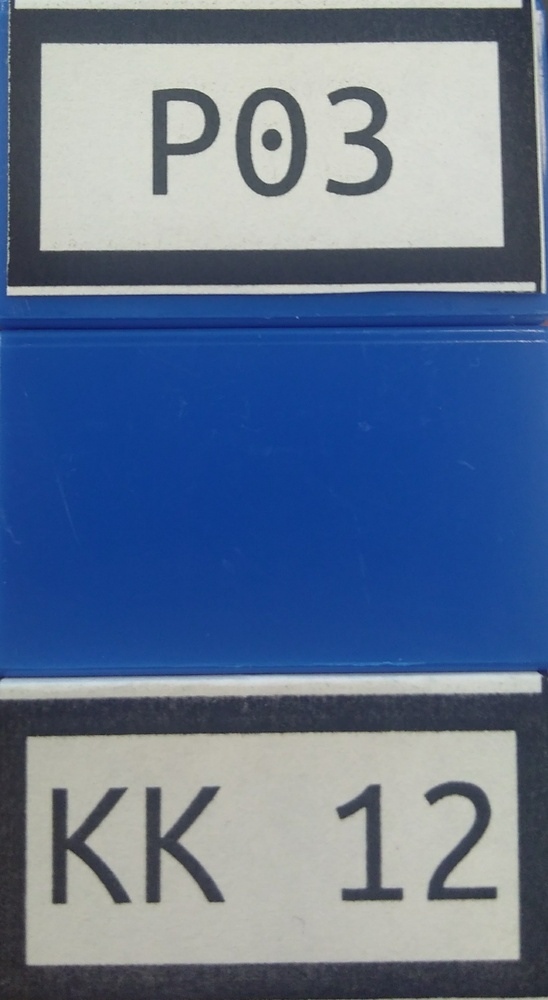
#> input picture Competition/PlateRecognition/IsolatingPlates/dev_images/blue_crop.jpg, 548 x 1000 px, shrunk from 1299 x 2371 before the run
$ python -i plate_isolator_colour.py   (imports and definitions only)
#> lines starting #> are read from the running program, lines starting #| are printed output that depends on the picture; after the words box and inside, x2 and y2 are one past the last pixel; in counts of white or black regions, pixels touching at a corner belong together
#!/usr/bin/env python3

import cv2
import numpy as np


class PlateIsolatorColour:
    """
    The goal of this module is to pick out parking
    1. will pull out cars by colour

    Input: a clean image of the plates
           Random, likely terrible images picked up from Anki camera

    Resources:
    https://www.pyimagesearch.com/2014/08/04/opencv-python-color-detection/
    """

    def __init__(self, colour_bounds=None):
        """
        Sets up our sift recognition based off of our pattern
        """
        # in order HSB, green, blue, yellow
        if colour_bounds is None:
            self.colour_bounds = [
                ([50, 0, 0], [80, 240, 240]),
                ([90, 0, 0], [130, 240, 240]),
                ([0, 0, 0], [60, 255, 255])
            ]
        else:
            self.colour_bounds = colour_bounds

    def detectCar(self, img, duration=1000):
        bound_num = 0

        hsb = cv2.cvtColor(img, cv2.COLOR_BGR2HSV)

        for (lower, upper) in self.colour_bounds:
            # create numpy arrays from colour boundaries
            lower = np.array(lower, dtype="uint8")
            upper = np.array(upper, dtype="uint8")

            # find colours in the range, apply mask
            if (bound_num == 0):
                title = "green"
            elif (bound_num == 1):
                title = "blue"
            else:
                title = "yellow"

            bound_num += 1

            mask = cv2.inRange(hsb, lower, upper)
            print(mask)
            output = cv2.bitwise_and(img, img, mask=mask)
            cv2.imshow(title, np.hstack([img, output]))
            cv2.waitKey(duration)

    def undistort(self, img):
        mtx = np.load("mtx.npy")
        dist = np.load("dist.npy")

        h, w = img.shape[:2]
        newcameramtx, roi = cv2.getOptimalNewCameraMatrix(
            mtx, dist, (w, h), 1, (w, h))

        # undistort
        dst = cv2.undistort(img, mtx, dist, None, newcameramtx)

        # crop the image
        x, y, w, h = roi
        dst = dst[y:y+h, x:x+w]
        return dst

>>> import cv2
>>> picture = cv2.imread('dev_images/blue_crop.jpg')
#> picture is the input picture: shape (1000, 548, 3); mean B, G, R 145.7, 116.9, 97.9
>>> result = PlateIsolatorColour().detectCar(picture)
#> in detectCar, `hsb = cv2.cvtColor(img, cv2.COLOR_BGR2HSV)`: hsb: shape (1000, 548, 3); mean H, S, V 82.9, 98.2, 148.9
#> the loop in detectCar, `for (lower, upper) in self.colour_bounds:` made 3 passes
#> (printed output is left out)
#> pass 1, in detectCar, `mask = cv2.inRange(hsb, lower, upper)`:
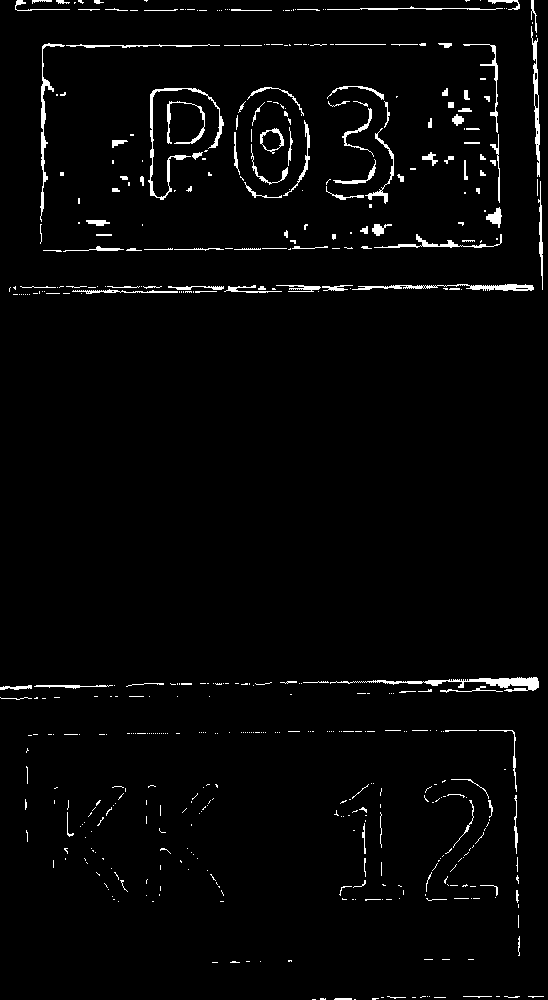
#> mask: shape (1000, 548); 2.5% white; 509 white regions (378 under 20 px), largest, box (x1, y1, x2, y2) and area: (330, 677, 539, 692) 913, (148, 88, 224, 200) 786, (352, 284, 534, 291) 592
#> pass 1, in detectCar, `output = cv2.bitwise_and(img, img, mask=mask)`:
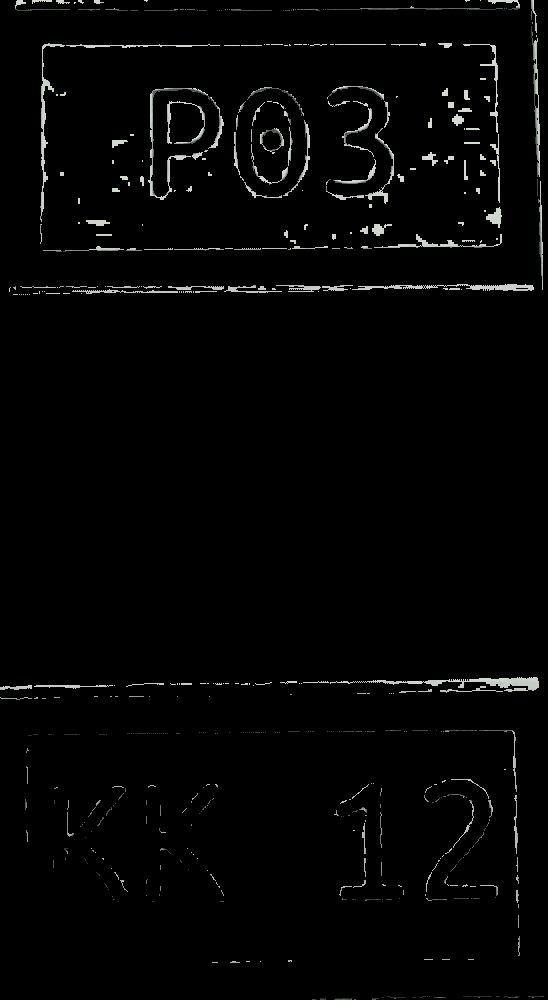
#> output: shape (1000, 548, 3); mean B, G, R 4.5, 4.6, 4.5
#> pass 1, in detectCar, `cv2.imshow(title, np.hstack([img, output]))`:
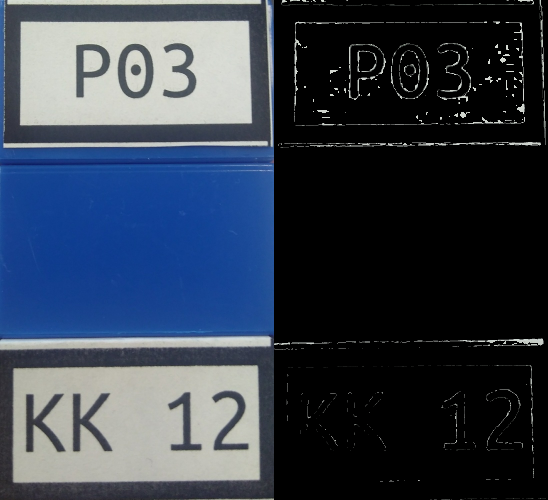
#> window 'green': shape (1000, 1096, 3) (shown at 1/2 size); mean B, G, R 75.1, 60.7, 51.2
#> pass 2, in detectCar, `mask = cv2.inRange(hsb, lower, upper)`:
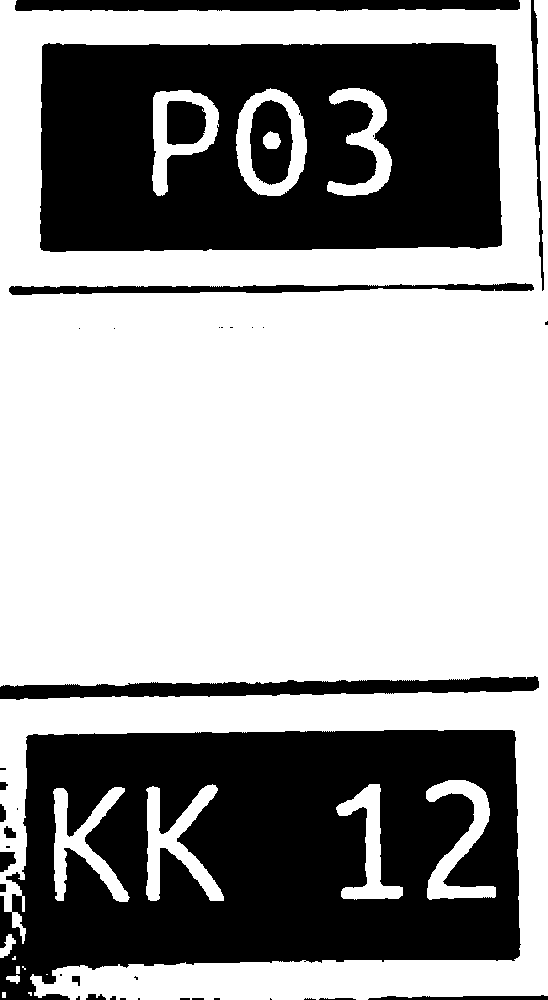
#> mask: shape (1000, 548); 62.2% white; 40 black regions (20 under 20 px), largest, box (x1, y1, x2, y2) and area: (0, 730, 521, 1000) 103744, (40, 43, 502, 252) 80878, (0, 676, 539, 700) 7003
#> after the loop in detectCar, `for (lower, upper) in self.colour_bounds:`: bound_num = 3

$ run again, on Competition/PlateRecognition/IsolatingPlates/dev_images/blue_nocrop.jpg
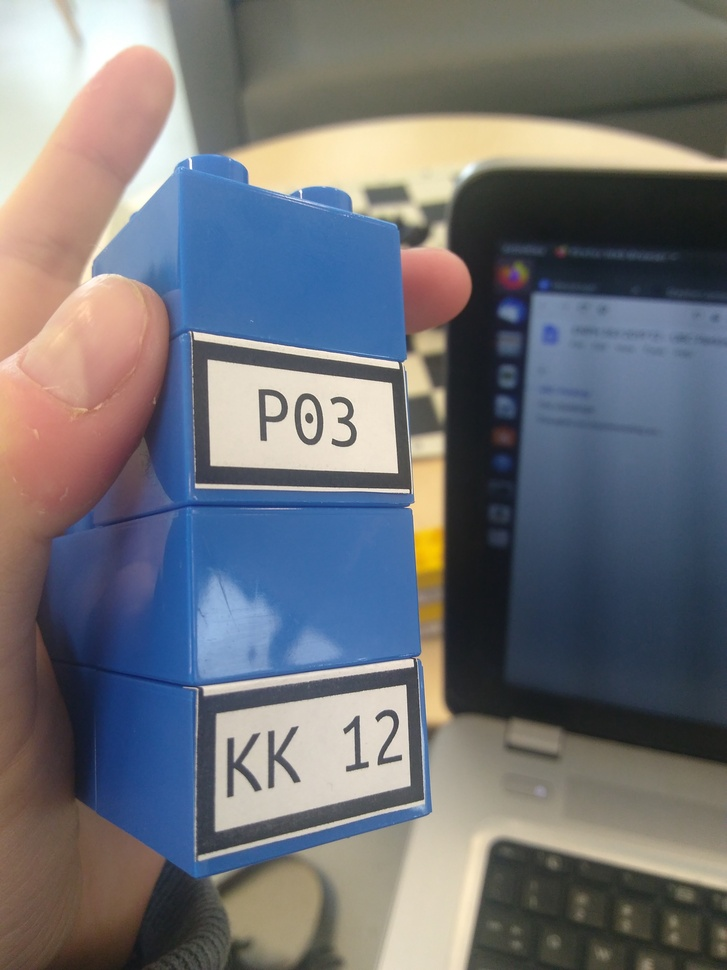
#> input picture Competition/PlateRecognition/IsolatingPlates/dev_images/blue_nocrop.jpg, 727 x 970 px, shrunk from 2448 x 3264 before the run
#> picture is the input picture: shape (970, 727, 3); mean B, G, R 118.1, 113.6, 112.2
#> hsb: shape (970, 727, 3); mean H, S, V 62.7, 76, 136
#> the loop in detectCar, `for (lower, upper) in self.colour_bounds:` made 3 passes
#> (printed output is left out)
#> pass 1, in detectCar, `mask = cv2.inRange(hsb, lower, upper)`:
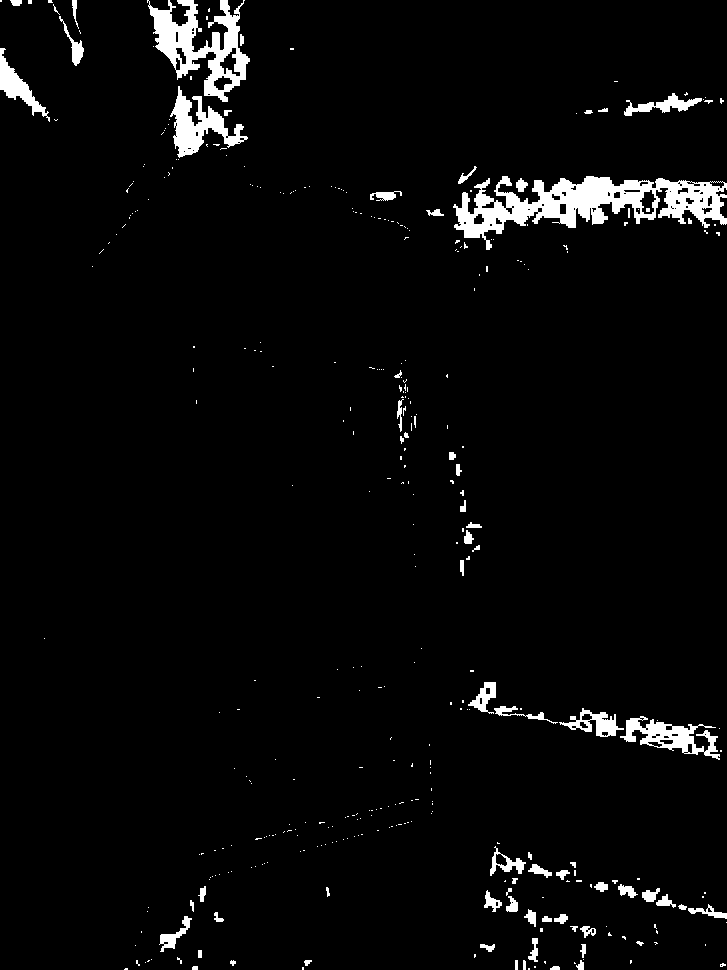
#> mask: shape (970, 727); 3.6% white; 380 white regions (308 under 20 px), largest, box (x1, y1, x2, y2) and area: (453, 176, 727, 250) 8248, (147, 0, 250, 102) 4294, (170, 86, 248, 158) 2085
#> pass 2, in detectCar, `mask = cv2.inRange(hsb, lower, upper)`:
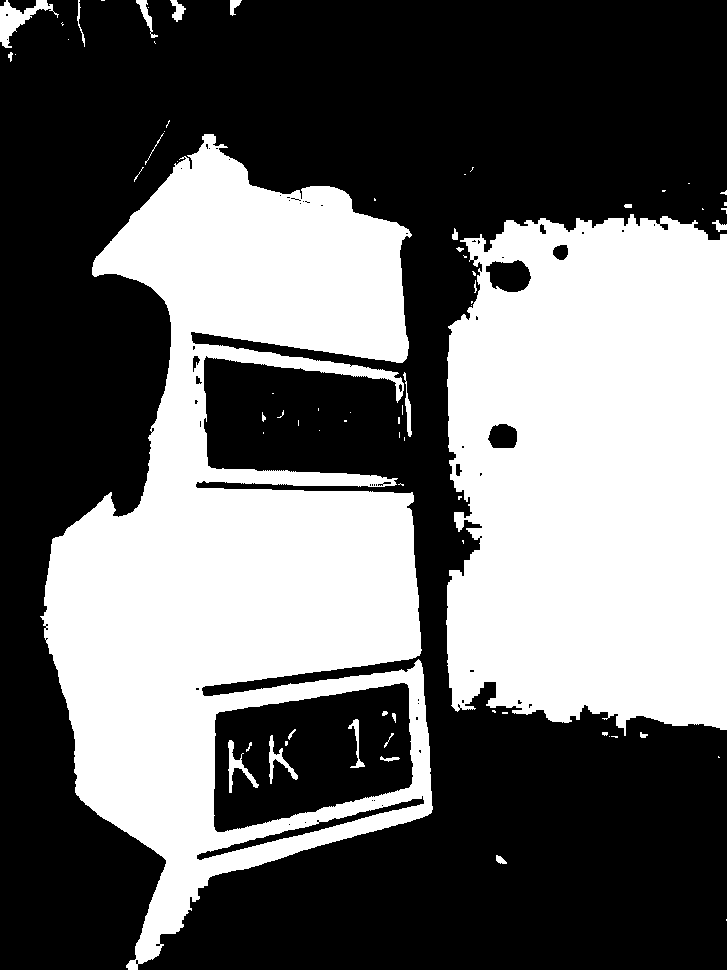
#> mask: shape (970, 727); 41.6% white; 73 white regions (44 under 20 px), largest, box (x1, y1, x2, y2) and area: (40, 134, 433, 970) 159325, (446, 214, 727, 736) 130369, (0, 0, 59, 48) 961
#> after the loop in detectCar, `for (lower, upper) in self.colour_bounds:`: bound_num = 3

$ run again, on Competition/PlateRecognition/IsolatingPlates/dev_images/green_crop.jpg
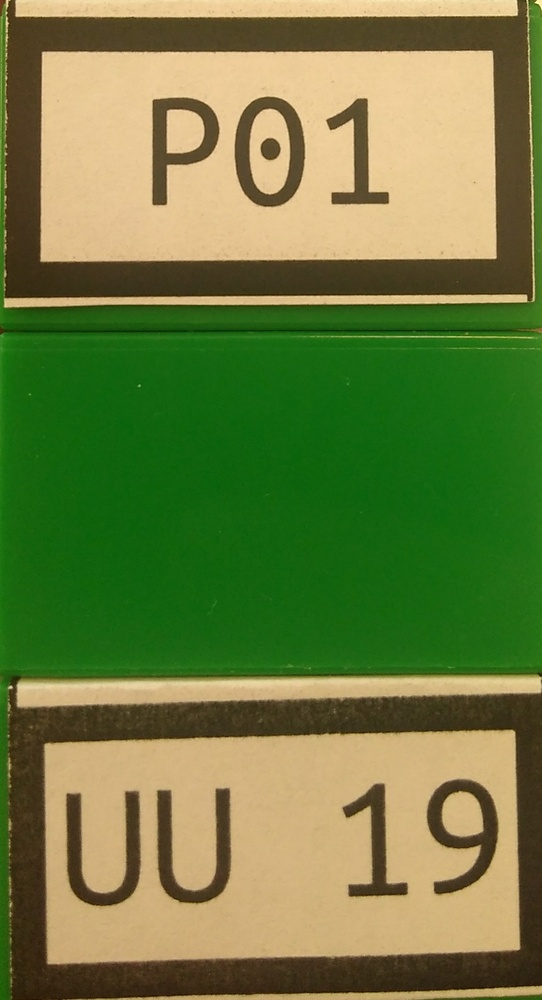
#> input picture Competition/PlateRecognition/IsolatingPlates/dev_images/green_crop.jpg, 542 x 1000 px, shrunk from 1070 x 1974 before the run
#> picture is the input picture: shape (1000, 542, 3); mean B, G, R 65.2, 124.7, 109.9
#> hsb: shape (1000, 542, 3); mean H, S, V 33.7, 154.4, 139.5
#> the loop in detectCar, `for (lower, upper) in self.colour_bounds:` made 3 passes
#> (printed output is left out)
#> pass 1, in detectCar, `mask = cv2.inRange(hsb, lower, upper)`:
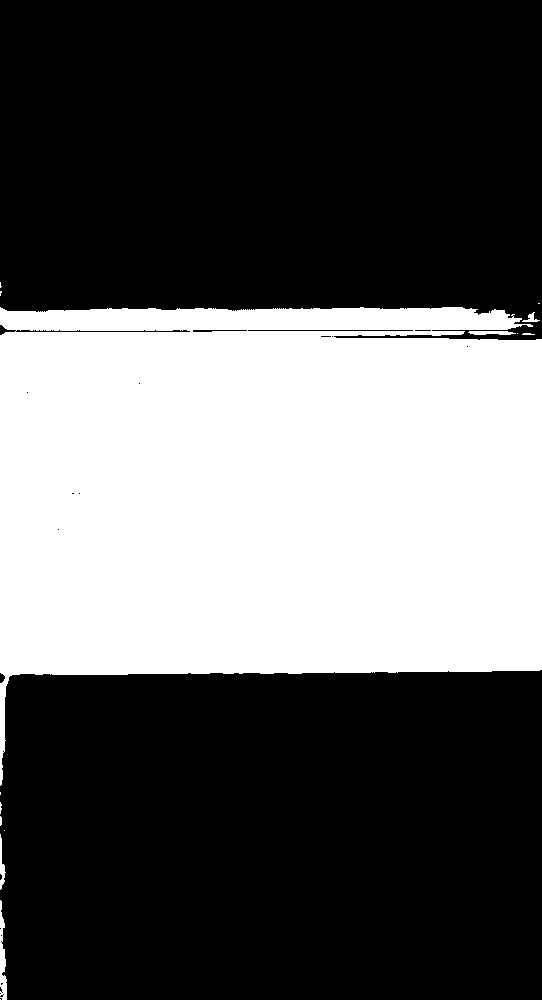
#> mask: shape (1000, 542); 36.3% white; 15 white regions (9 under 20 px), largest, box (x1, y1, x2, y2) and area: (0, 307, 542, 786) 195634, (0, 900, 7, 1000) 412, (468, 331, 516, 335) 154, (0, 834, 6, 890) 154, (522, 312, 540, 322) 72, (522, 333, 535, 335) 21
#> pass 1, in detectCar, `cv2.imshow(title, np.hstack([img, output]))`:
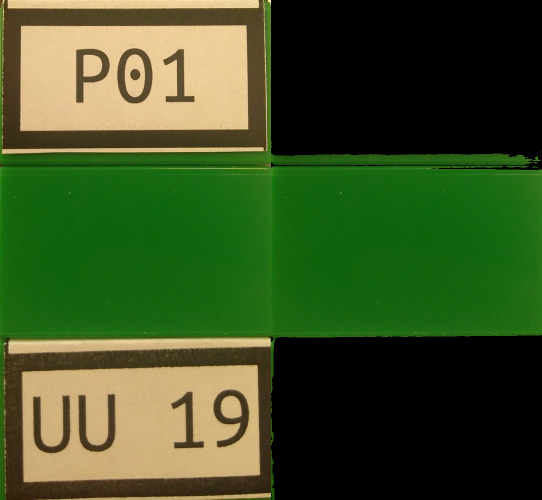
#> window 'green': shape (1000, 1084, 3) (shown at 1/2 size); mean B, G, R 35.5, 80.9, 59.1
#> after the loop in detectCar, `for (lower, upper) in self.colour_bounds:`: bound_num = 3
